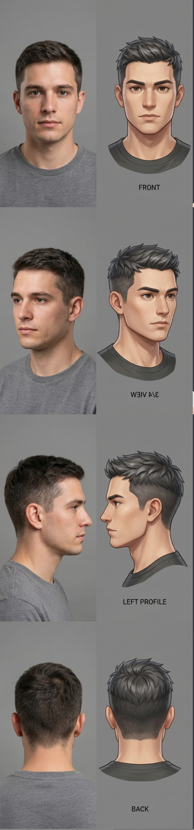
#> input picture tools/hair-blocks/refs/undercut-fade_views.png, 194 x 830 px
$ python cmp.py ../hair-blocks/refs/undercut-fade_views.png ../hair-blocks/refs/undercut-fade_views.png out.png
#> lines starting #> are read from the running program, lines starting #| are printed output that depends on the picture; after the words box and inside, x2 and y2 are one past the last pixel; in counts of white or black regions, pixels touching at a corner belong together
import sys
import numpy as np
from PIL import Image

web = Image.open(sys.argv[1]).convert('RGB')
#> web is the input picture: PIL image 194x830 RGB; mean R, G, B 129, 119.4, 114.1
uni = Image.open(sys.argv[2]).convert('RGB')
out = sys.argv[3] if len(sys.argv) > 3 else './cmp_out.png'


def hair(a):
    return (a[..., 0] > a[..., 1] * 1.8) & (a[..., 0] > 30)


names = ['FRONT', 'BACK', 'LEFT', 'RIGHT']
tot_iou = []
tot_mae = []
for k, (x, y) in enumerate([(0, 0), (512, 0), (0, 512), (512, 512)]):
    aw = np.array(web.crop((x, y, x + 512, y + 512))).astype(float)
    au = np.array(uni.crop((x, y, x + 512, y + 512))).astype(float)
    mw, mu = hair(aw), hair(au)
    iou = (mw & mu).sum() / (mw | mu).sum()
    both = mw & mu
    mae = np.abs(aw - au)[both].mean()
    mae_all = np.abs(aw - au)[mw | mu].mean()
    tot_iou.append(iou)
    tot_mae.append(mae_all)
    print(names[k], 'IoU %.3f' % iou, 'MAE(both) %.1f' % mae, 'MAE(union) %.1f' % mae_all,
          'meanW', aw[mw].mean(0).round(0), 'meanU', au[mu].mean(0).round(0))
#> this loop made 4 passes
#> (iou, mae, mae_all) on passes 1 to 4: (1, 0, 0), (nan, nan, nan), (1, 0, 0), (nan, nan, nan)
#| FRONT IoU 1.000 MAE(both) 0.0 MAE(union) 0.0 meanW [103.  51.  40.] meanU [103.  51.  40.]
#| BACK IoU nan MAE(both) nan MAE(union) nan meanW [nan nan nan] meanU [nan nan nan]
#| LEFT IoU 1.000 MAE(both) 0.0 MAE(union) 0.0 meanW [97. 45. 32.] meanU [97. 45. 32.]
#| RIGHT IoU nan MAE(both) nan MAE(union) nan meanW [nan nan nan] meanU [nan nan nan]
#> pass 1, `aw = np.array(web.crop((x, y, x + 512, y + 512))).astype(float)`:
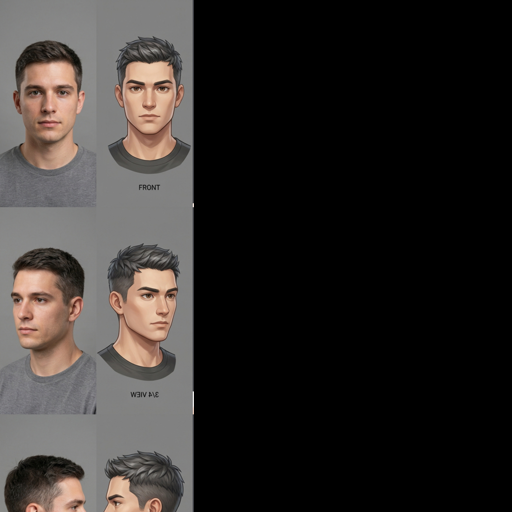
#> aw: shape (512, 512, 3) float64; mean R, G, B 49.4, 45.5, 43.3
#> pass 1, `mw, mu = hair(aw), hair(au)`:
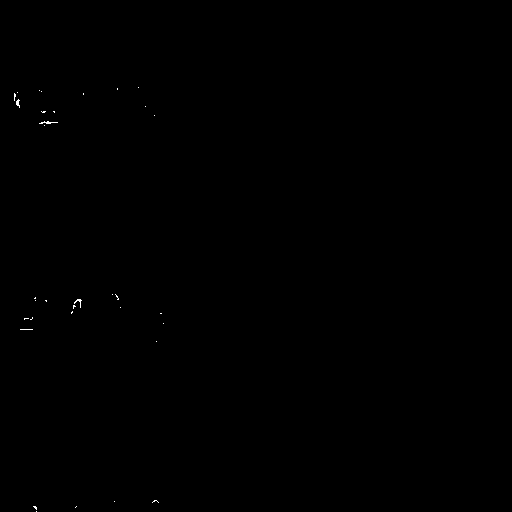
#> mw: shape (512, 512) bool; 0.07% white in thin lines or dots, all inside (x1, y1, x2, y2) = (14, 87, 164, 512)
#> after the loop, tot_iou = [1, nan, 1, nan]; tot_mae = [0, nan, 0, nan]
print('AVG IoU %.3f  MAE(union) %.1f' % (np.mean(tot_iou), np.mean(tot_mae)))
#| AVG IoU nan  MAE(union) nan
# side by side + abs diff
d = np.abs(np.array(web).astype(float) - np.array(uni).astype(float)).clip(0, 255) * 2
#> d: shape (830, 194, 3) float64; every value is 0
s = Image.new('RGB', (3072, 1024))
#> s: PIL image 3072x1024 RGB; every value is 0
s.paste(web, (0, 0))
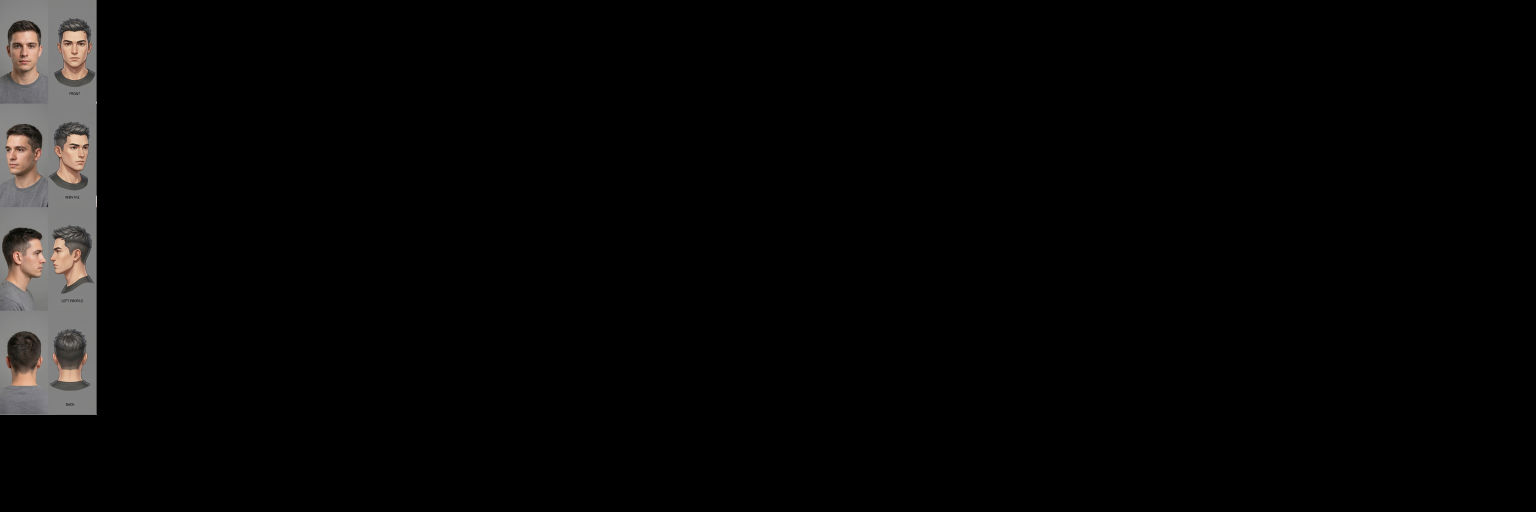
#> s: PIL image 3072x1024 RGB (shown at 1/2 size); mean R, G, B 6.6, 6.1, 5.8
s.paste(uni, (1024, 0))
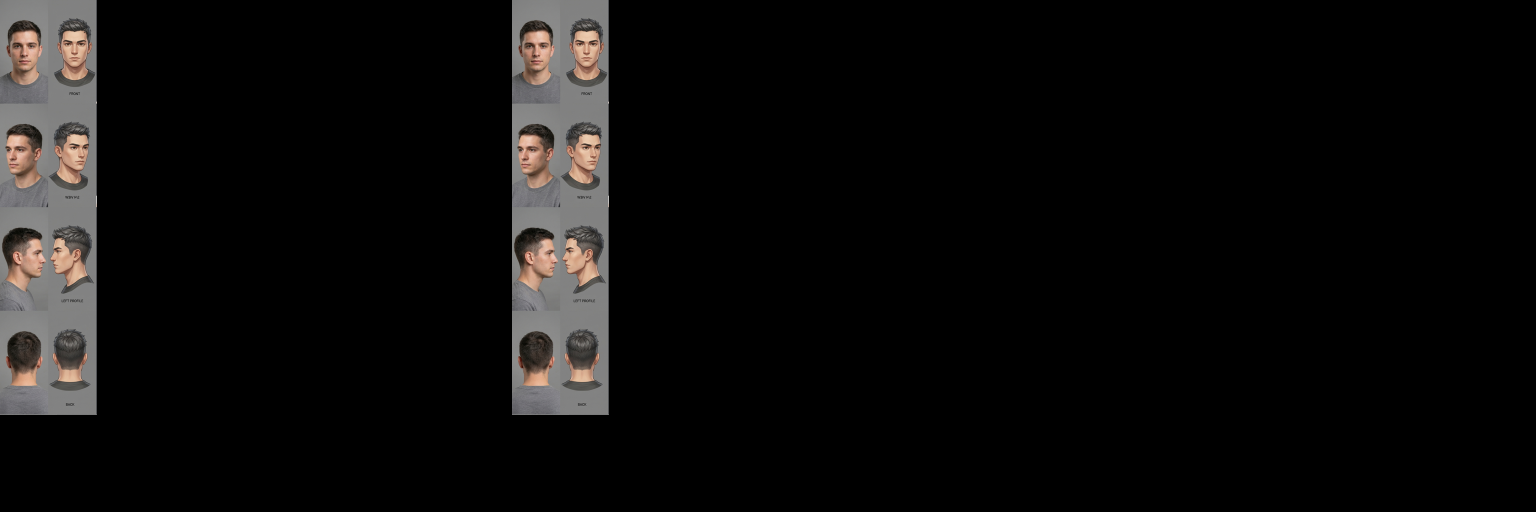
#> s: PIL image 3072x1024 RGB (shown at 1/2 size); mean R, G, B 13.2, 12.2, 11.7
s.paste(Image.fromarray(d.clip(0, 255).astype('uint8')), (2048, 0))
s.resize((1800, 600)).save(out)
